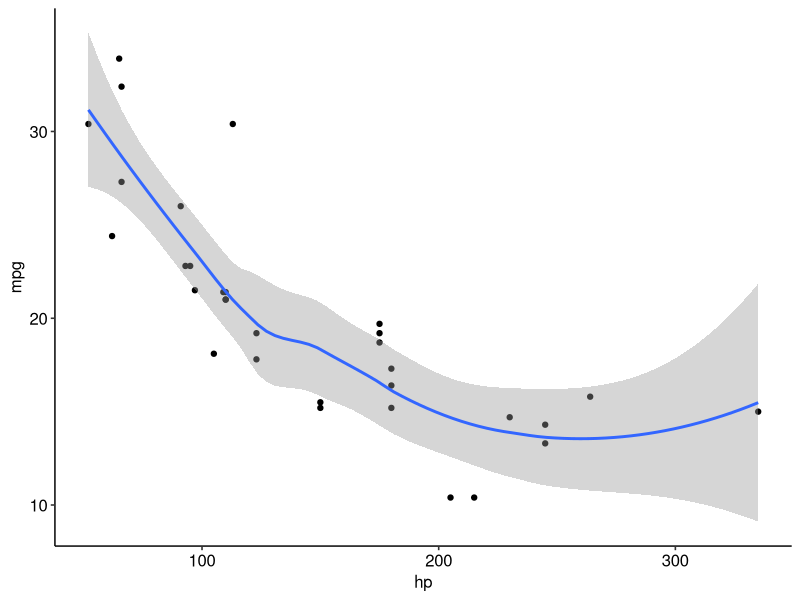

Generate this figure with R: (Note: this script raises an error after producing the figure.)
## ---- chunk 1
#| label: setup
#| include: false

# execution time
start_time <- Sys.time()
# console width
options(width = 80)
# packages
p_required <- c(
  "tidyverse", # dplyr, ggplot2, tidyr
  "here", # relative paths
  "ggpubr", # theme_pubr()
  "sessioninfo" # session docs
)
packages <- rownames(installed.packages())
p_to_install <- p_required[!(p_required %in% packages)]
if (length(p_to_install) > 0) {
  install.packages(p_to_install)
}
sapply(p_required, require, character.only = TRUE)
rm(p_required, p_to_install, packages)
## ---- chunk 2
#| label: fig-test
#| fig-cap: "A ggplot."

ggplot(mtcars, aes(x = hp, y = mpg)) +
  geom_point() +
  geom_smooth() +
  theme_pubr()

## ---- chunk 3
#| label: session-info
#| eval: true
#| echo: true
session_info()
## ---- chunk 4
#| label: exec-time
#| eval: true
#| echo: true
#| include: true

end_time <- Sys.time()
exec_time <- end_time - start_time
cat(paste(
  "R code execution time:",
  round(as.numeric(exec_time, units = "secs"), 2),
  "seconds."
))
